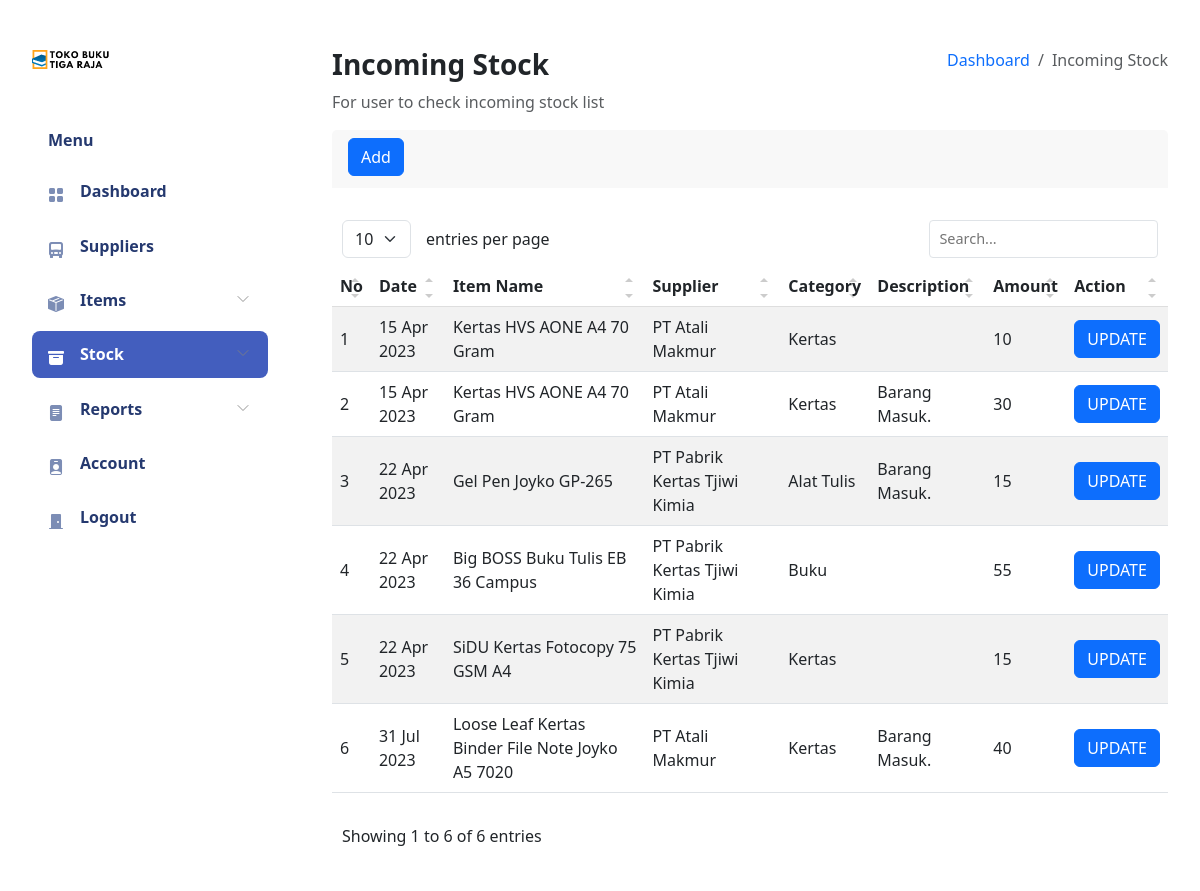
/incoming-stock.php (signed in), run on the app's committed database.
### tables this page shows
CREATE TABLE `tb_incoming_stock` (
  `id` int(11) NOT NULL,
  `name` int(11) NOT NULL,
  `supplier` int(11) NOT NULL,
  `amount` int(11) NOT NULL,
  `description` varchar(1500) NOT NULL,
  `date` timestamp NOT NULL DEFAULT current_timestamp(),
  `user` int(11) NOT NULL
);

CREATE TABLE `tb_item` (
  `id` int(11) NOT NULL,
  `name` varchar(100) NOT NULL,
  `category` int(11) NOT NULL,
  `description` varchar(1500) NOT NULL,
  `date` timestamp NOT NULL DEFAULT current_timestamp(),
  `user` int(11) NOT NULL
);

CREATE TABLE `tb_supplier` (
  `id` int(11) NOT NULL,
  `name` varchar(100) NOT NULL,
  `address` varchar(200) NOT NULL,
  `telephone` varchar(100) NOT NULL,
  `description` varchar(1500) DEFAULT NULL,
  `date` timestamp NOT NULL DEFAULT current_timestamp(),
  `user` int(11) NOT NULL
);

CREATE TABLE `tb_category` (
  `id` int(11) NOT NULL,
  `category` varchar(100) NOT NULL,
  `date` datetime NOT NULL DEFAULT current_timestamp(),
  `user` int(11) NOT NULL
);

### functions.php (called while the page is built, shortened)
<?php
    $conn = mysqli_connect("localhost", "root", "", "db_inventori");
    if(isset($_SESSION["login"]))
    {
        $username = $_SESSION["username"];
        $query=mysqli_query($conn, "SELECT * FROM tb_account WHERE username ='$username'");
        $row = mysqli_fetch_assoc($query);
        $type = $row["type"];
    }
?>

### incoming-stock.php (the view, shortened to what this page needs)
<?php
    require 'functions.php';
?>
<!DOCTYPE html>
<html lang="en">
<head>
    <link rel="stylesheet" href="assets/vendors/bootstrap/css/bootstrap.min.css">
    <link rel="stylesheet" href="assets/vendors/simple-datatables/style.css">
    <link rel="stylesheet" href="assets/vendors/perfect-scrollbar/perfect-scrollbar.css">
    <link rel="stylesheet" href="assets/vendors/bootstrap-icons/bootstrap-icons.css">
    <link rel="stylesheet" href="assets/css/app.css">
</head>
<body>
    <div id="sidebar" class="active">
        <div class="sidebar-wrapper active">
            <div class="sidebar-header">
                <div class="d-flex justify-content-between">
                    <div class="logo">
                        <a href="dashboard.php"><img src="assets/images/logo/logo.png" alt="Logo" srcset=""></a>
                    </div>
                </div>
            </div>
            <div class="sidebar-menu">
                <ul class="menu" id="navMenus">
                    <li class="sidebar-title">Menu</li>
                    <li class="sidebar-item">
                        <a href="dashboard.php" class="sidebar-link">
                            <i class="bi bi-grid-fill"></i>
                            <span>Dashboard</span>
                        </a>
                    </li>
                    <?php
                        if($type != "Kasir")
                        {
                    ?>
                        <li class="sidebar-item">
                            <a href="suppliers.php" class="sidebar-link">
                                <i class="bi bi-truck-front-fill"></i>
                                <span>Suppliers</span>
                            </a>
                        </li>
                        <li class="sidebar-item has-sub">
                            <a href="#" class="sidebar-link">
                                <i class="bi bi-box-seam-fill"></i>
                                <span>Items</span>
                            </a>
                        </li>
                    <?php
                        }
                        if($type == "Admin")
                        {
                    ?>
                        <li class="sidebar-item has-sub active">
                            <a href="#" class="sidebar-link">
                                <i class="bi bi-archive-fill"></i>
                                <span>Stock</span>
                            </a>
                        </li>
                    <?php
                        }
                    ?>
                    <?php
                        if($type != "Kasir")
                        {
                    ?>
                        <li class="sidebar-item has-sub">
                            <a href="#" class="sidebar-link">
                                <i class="bi bi-file-text-fill"></i>
                                <span>Reports</span>
                            </a>
                        </li>
                    <?php
                        }
                    ?>
                    <?php
                        if($type == "Admin")
                        {
                    ?>
                        <li class="sidebar-item">
                            <a href="account-list.php" class="sidebar-link" onclick="active()">
                                <i class="bi bi-person-badge-fill"></i>
                                <span>Account</span>
                            </a>
                        </li>
                    <?php
                        }
                    ?>
                    <li class="sidebar-item">
                        <a href="#" class="sidebar-link" data-bs-toggle="modal" data-bs-target="#logoutModal">
                            <i class="bi bi-door-closed-fill"></i>
                            <span>Logout</span>
                        </a>
                    </li>
                </ul>
            </div>
        </div>
    </div>
    <div id="main">
        <div class="page-heading">
            <div class="page-title">
                <div class="row">
                    <div class="col-12 col-md-6 order-md-1 order-last">
                        <h3>Incoming Stock</h3>
                        <p class="text-subtitle text-muted">For user to check incoming stock list</p>
                    </div>
                    <div class="col-12 col-md-6 order-md-2 order-first">
                        <nav aria-label="breadcrumb" class="breadcrumb-header float-start float-lg-end">
                            <ol class="breadcrumb">
                                <li class="breadcrumb-item"><a href="dashboard.php">Dashboard</a></li>
                                <li class="breadcrumb-item active" aria-current="page">Incoming Stock</li>
                            </ol>
                        </nav>
                    </div>
                </div>
            </div>
            <section class="section">
                <div class="card">
                    <div class="card-header">
                        <button type="Add" class="btn btn-primary me-1 mb-1" data-bs-toggle="modal" data-bs-target="#staticBackdrop">Add</button>
                    </div>
                    <div class="card-body">
                    </div>
                    <table class="table table-striped" id="table1" width="100%">
                        <thead>
                            <tr>
                                <th>No</th>
                                <th>Date</th>
                                <th>Item Name</th>
                                <th>Supplier</th>
                                <th>Category</th>
                                <th>Description</th>
                                <th>Amount</th>
                                <th>Action</th>
                            </tr>
                        </thead>
                        <tbody>
                            <?php
                                $sSQL="SELECT tb_incoming_stock.id, tb_item.name, tb_supplier.name AS supplier, tb_category.category, tb_incoming_stock.date,
                                    tb_incoming_stock.description, tb_incoming_stock.amount FROM tb_incoming_stock
                                    INNER JOIN tb_supplier ON tb_incoming_stock.supplier = tb_supplier.id
                                    INNER JOIN tb_item ON tb_incoming_stock.name = tb_item.id
                                    INNER JOIN tb_category ON tb_item.category = tb_category.id
                                    ORDER BY date";
                                $result=mysqli_query($conn, $sSQL);
                                if (mysqli_num_rows($result) > 0)
                                {
                                    $no = 0;
                                    while ($row=mysqli_fetch_assoc($result))
                                    {
                                        $id = $row['id'];
                                        $description= $row['description'];
                                        $amount = $row['amount'];
                                        $s_date = $row['date'];
                                        $date = date("d M Y", strtotime($s_date));
                                        $name = $row['name'];
                                        $supplier = $row['supplier'];
                                        $category = $row['category'];
                                        $no = $no + 1;
                            ?>
                                    <tr>
                                        <td width="4%"><?php echo $no;?></td>
                                        <td><?php echo $date;?></td>
                                        <td><?php echo $name;?></td>
                                        <td><?php echo $supplier;?></td>
                                        <td><?php echo $category;?></td>
                                        <td><?php echo $description;?></td>
                                        <td><?php echo $amount;?></td>
                                        <td width="4%">
                                            <a href="update_incoming-stock.php?id=<?php echo $id?>"><button class='btn btn-primary'>UPDATE</button></a>
                                        </td>
                                    </tr>
                            <?php
                                    }
                                }
                            ?>
                        </tbody>
                    </table>
                </div>
            </section>
        </div>
    </div>
</body>
</html>

### assets/css/app.css (style rules this page uses)
.btn.btn-danger,.btn.btn-info,.btn.btn-primary,.btn.btn-secondary,.btn.btn-success,.btn.btn-warning { color:#fff }
.card { margin-bottom:2.2rem;border:none }
.card .card-header { border:none }
.card .card-header~.card-body { padding-top:0 }
.card .card-body { padding:1.5rem }
#sidebar.active .sidebar-wrapper { left:0 }
.sidebar-wrapper { width:300px; height:100vh; position:fixed; top:0; z-index:10; overflow-y:auto; background-color:#fff; bottom:0; transition:left .5s ease-out }
.sidebar-wrapper .sidebar-header { padding:2rem 2rem 1rem; font-size:2rem; font-weight:700 }
.sidebar-wrapper .sidebar-header img { height:1.2rem }
.sidebar-wrapper .menu { margin-top:2rem; padding:0 2rem; font-weight:600 }
.sidebar-wrapper .menu .sidebar-title { padding:0 1rem; margin:1.5rem 0 1rem; font-size:1rem; list-style:none; font-weight:600; color:#25396f }
.sidebar-wrapper .menu .sidebar-link { display:block; padding:.7rem 1rem; font-size:1rem; display:flex; align-items:center; border-radius:.5rem;transition:all .5s; text-decoration:none; color:#25396f }
.sidebar-wrapper .menu .sidebar-link i,.sidebar-wrapper .menu .sidebar-link svg { color:#7c8db5 }
.sidebar-wrapper .menu .sidebar-link span { margin-left:1rem }
.sidebar-wrapper .menu .sidebar-item { list-style:none; margin-top:.5rem; position:relative }
.sidebar-wrapper .menu .sidebar-item.has-sub .sidebar-link:after { position:absolute; color:#ccc; right:15px; top:12px; display:block }
.sidebar-wrapper .menu .sidebar-item.active .sidebar-link { background-color:#435ebe }
.sidebar-wrapper .menu .sidebar-item.active .sidebar-link span { color:#fff }
.sidebar-wrapper .menu .sidebar-item.active .sidebar-link i,.sidebar-wrapper .menu .sidebar-item.active .sidebar-link svg { fill:#fff; color:#fff }
.dataTable-table td,.dataTable-table thead th,.table td,.table thead th { vertical-align:middle }
.dataTable-table:not(.table-borderless) thead th,.table:not(.table-borderless) thead th { border-bottom:1px solid #dedede!important }
.bi { width:1rem; height:1rem }
#main { margin-left:300px; padding:2rem }
.page-heading { margin:0 0 2rem }
.page-heading h3 { font-weight:700 }
a { text-decoration:none }

### data on the page
tb_incoming_stock: date "15 Apr 2023", name.name "Kertas HVS AONE A4 70 Gram", supplier.name "PT Atali Makmur", tb_category.category "Kertas", amount "10"
tb_incoming_stock: date "15 Apr 2023", name.name "Kertas HVS AONE A4 70 Gram", supplier.name "PT Atali Makmur", tb_category.category "Kertas", description "Barang Masuk.", amount "30"
tb_incoming_stock: date "22 Apr 2023", name.name "Gel Pen Joyko GP-265", supplier.name "PT Pabrik Kertas Tjiwi Kimia", tb_category.category "Alat Tulis", description "Barang Masuk.", amount "15"
tb_incoming_stock: date "22 Apr 2023", name.name "Big BOSS Buku Tulis EB 36 Campus", supplier.name "PT Pabrik Kertas Tjiwi Kimia", tb_category.category "Buku", amount "55"
tb_incoming_stock: date "22 Apr 2023", name.name "SiDU Kertas Fotocopy 75 GSM A4", supplier.name "PT Pabrik Kertas Tjiwi Kimia", tb_category.category "Kertas", amount "15"
tb_incoming_stock: date "31 Jul 2023", name.name "Loose Leaf Kertas Binder File Note Joyko A5 7020", supplier.name "PT Atali Makmur", tb_category.category "Kertas", description "Barang Masuk.", amount "40"
